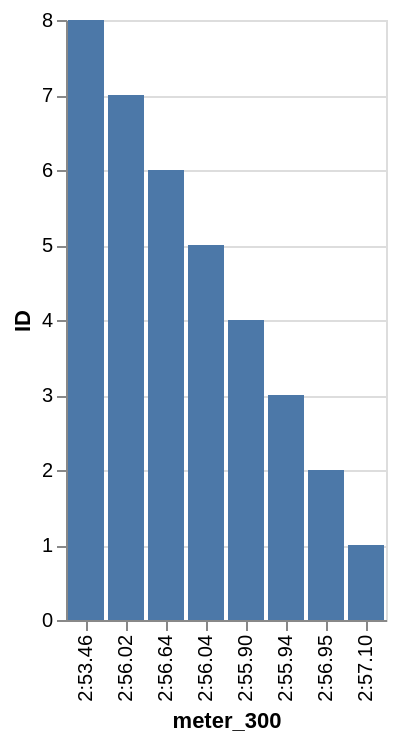

Describe this chart as a Vega-Lite specification.
### Vega-Lite specification from a JSON file in a GitHub repository (floating-point values rounded to 4 significant figures)
{"data": {"values": [{"x_data": "2:53.46", "y_data": 8}, {"x_data": "2:56.02", "y_data": 7}, {"x_data": "2:56.64", "y_data": 6}, {"x_data": "2:56.04", "y_data": 5}, {"x_data": "2:55.90", "y_data": 4}, {"x_data": "2:55.94", "y_data": 3}, {"x_data": "2:56.95", "y_data": 2}, {"x_data": "2:57.10", "y_data": 1}]}, "mark": "bar", "encoding": {"x": {"field": "x_data", "type": "nominal", "title": "meter_300", "sort": {"op": "sum", "field": "y_data", "order": "descending"}}, "y": {"field": "y_data", "type": "quantitative", "title": "ID"}}}
